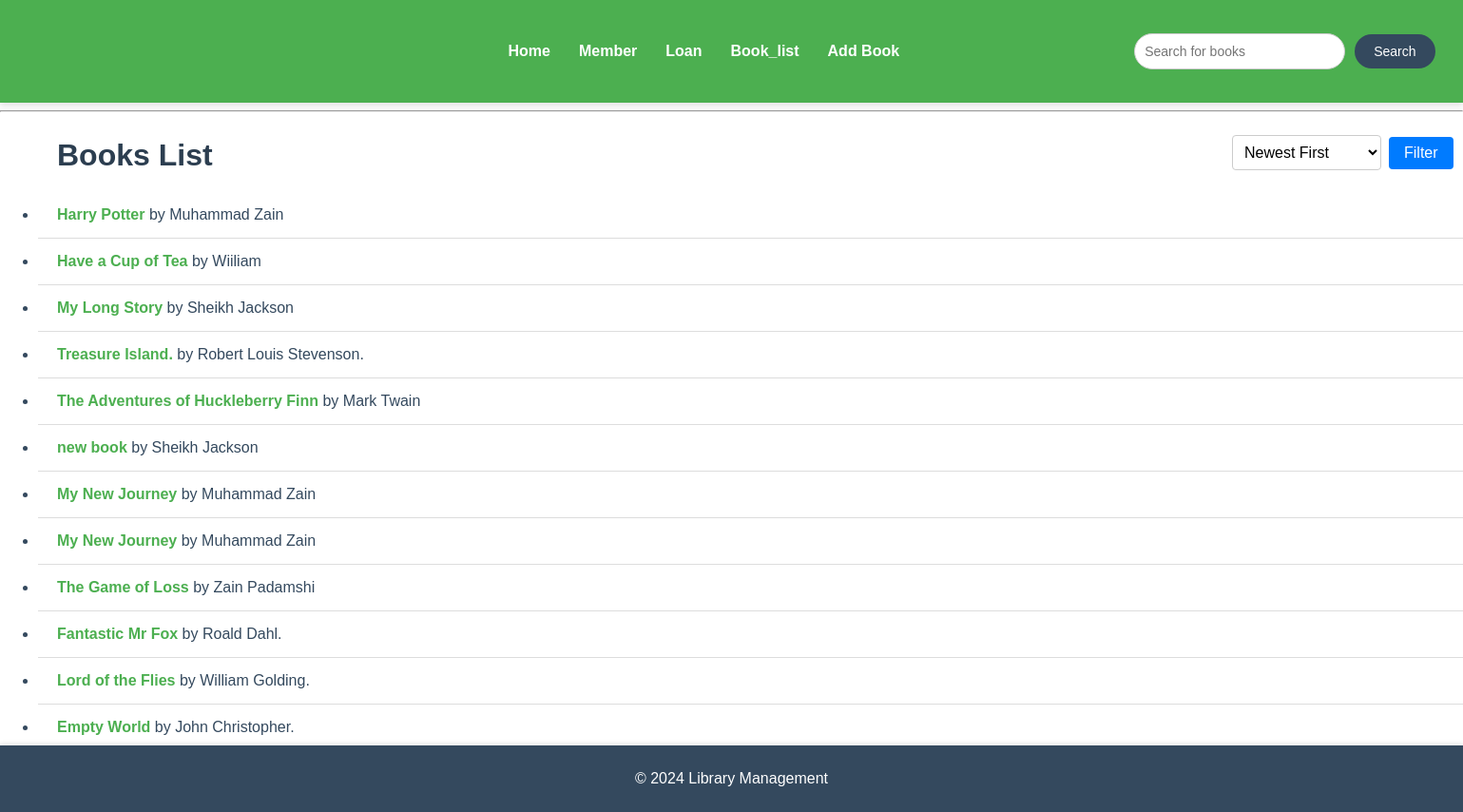
Before: / with the older database file.
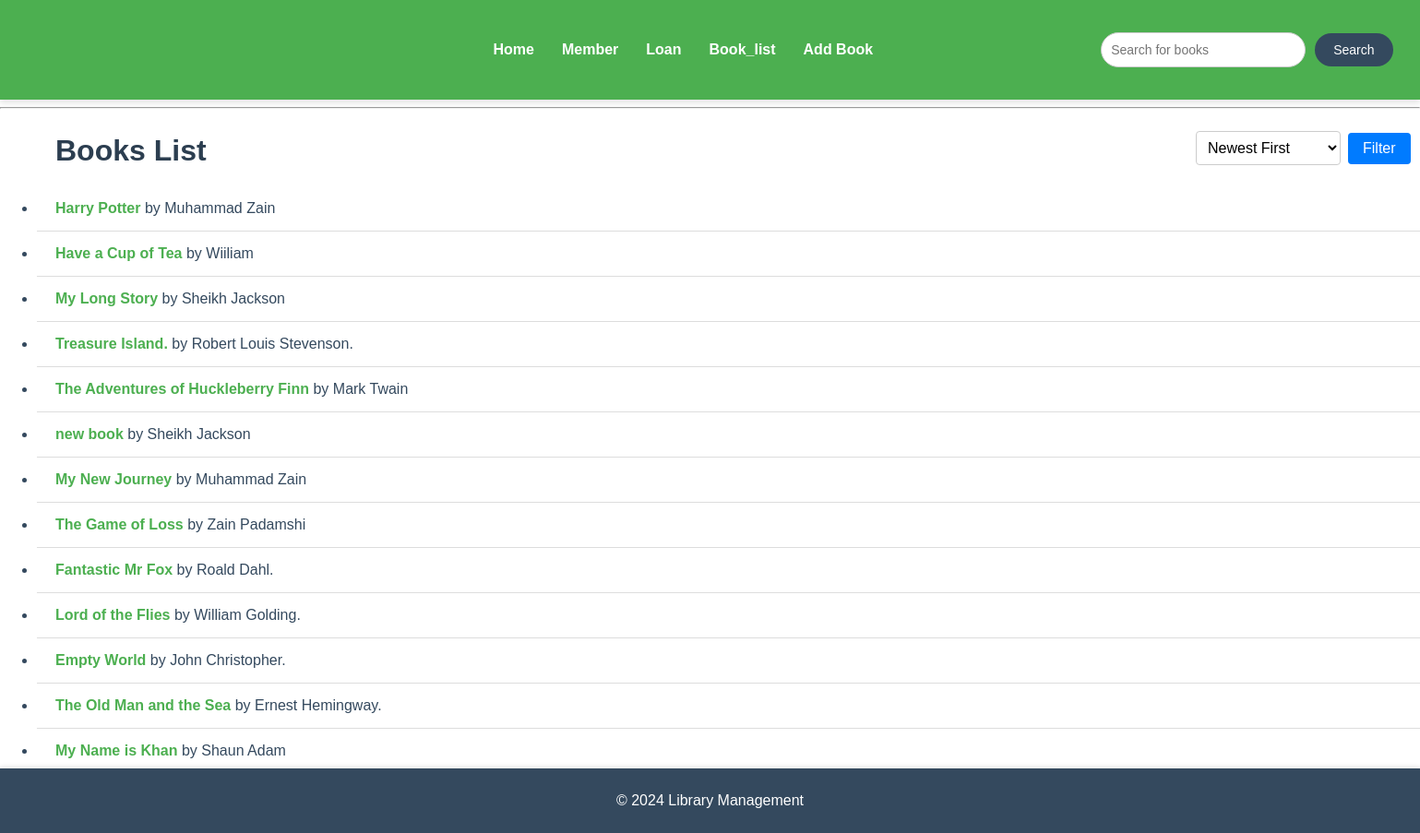
After: the same page with the newer database file.
### home/models.py (models this page shows, shortened)
class Book(models.Model):
    title=models.CharField(max_length=50)
    author=models.CharField(max_length=50)
    isbn=models.CharField(max_length=100)
    publish_date=models.DateField(auto_now_add=True)
    available_copies=models.IntegerField()

### home/views.py (the view)
# urls.py: path('', views.index,name='home'),
def index(request):
    books=Book.objects.all()
    return render(request,"home/index.html", {'books': books})

### home/templates/home/index.html (shortened to what this page needs)
{% extends "base.html" %}
{% load static %}
{% block extra_css %}
<link rel="stylesheet" type="text/css" href="{% static 'home/index.css' %}">
{% endblock %}
{% block content %}
<div class="filter_container">
  <form method="GET" action="{% url 'filter-book' %}">
    <select name="sorts">
      <option value="publish_date">Newest First</option>
    </select>
    <button type="submit">Filter</button>
  </form>
  <h1>Books List</h1>
</div>
<ul>
  {% for book in books %}
  <li>
     <a href="/book/{{ book.id }}/">{{ book.title }}</a> by {{ book.author }}
  </li>
  {% endfor %}
</ul>
{% endblock %}

Changed rows visible on the page:
removed Book: title "My New Journey", author "Muhammad Zain"
now on this page (row unchanged): Book: title "The Old Man and the Sea", author "Ernest Hemingway."
added Book: title "My Name is Khan", author "Shaun Adam"
